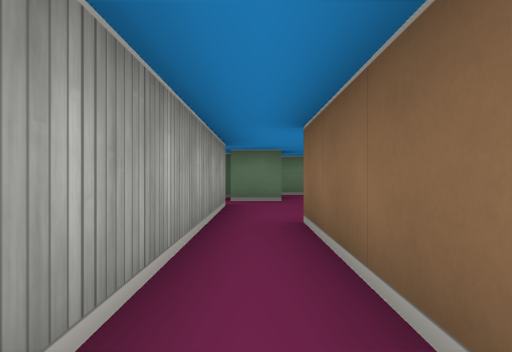
view 1 (above)

16 first-person views from a walk through a cub3D level. The camera is about half as high as the walls, looks level and sees 75° across. The floor is counted in squares. Each view is taken from the middle of a square. On the plan, view 1 faces up. The plan holds only what a view shows up to about 9 squares ahead; the rest is blank. The place goes on beyond the plan.

view 2
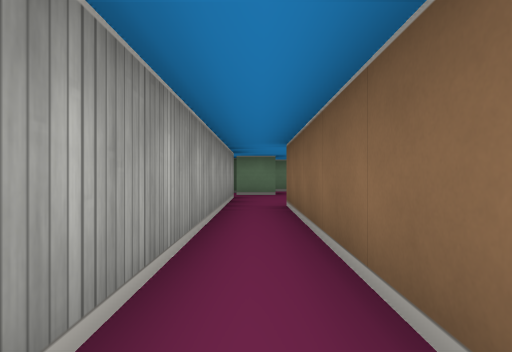

view 3
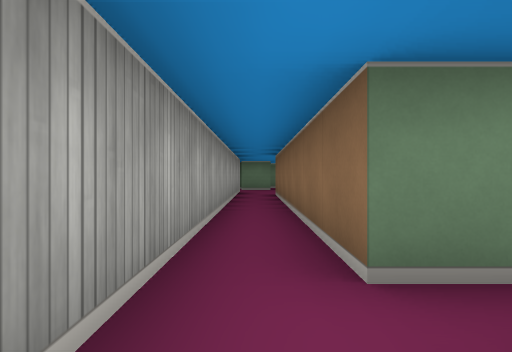

view 4
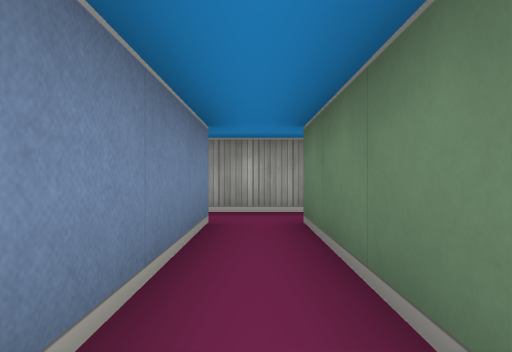

view 5
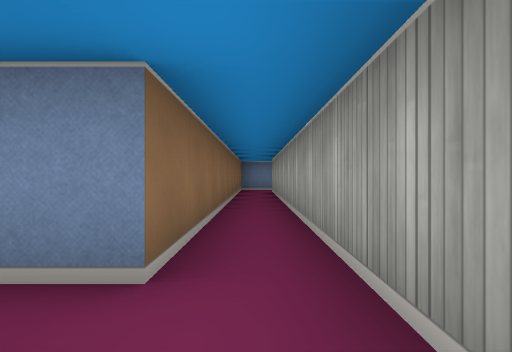

view 6
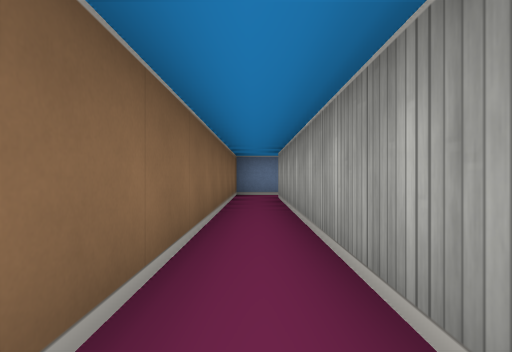

view 7
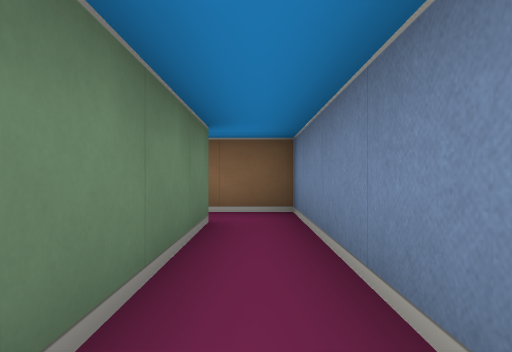

view 8
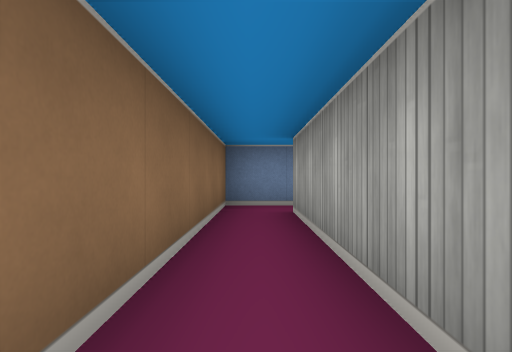

view 9
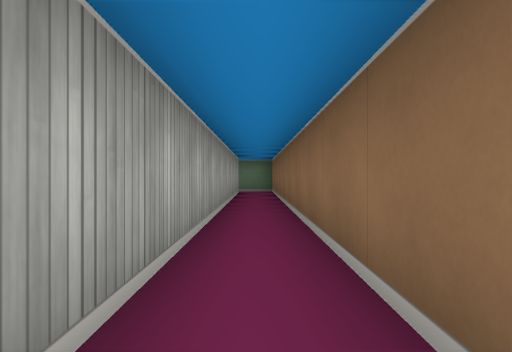

view 10
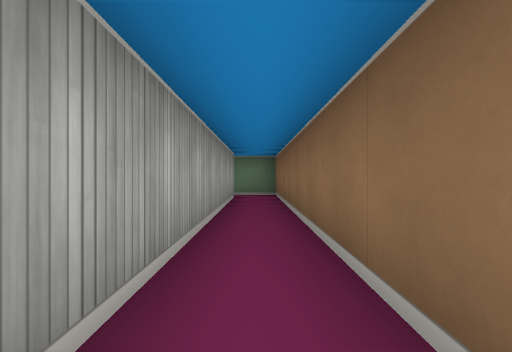

view 11
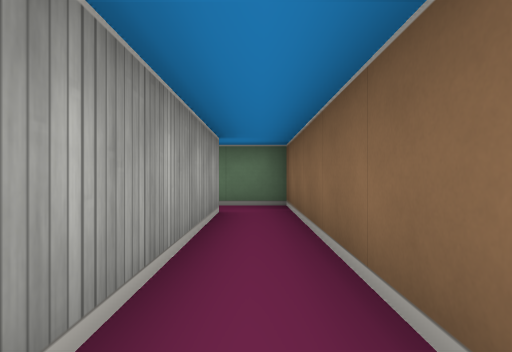

view 12
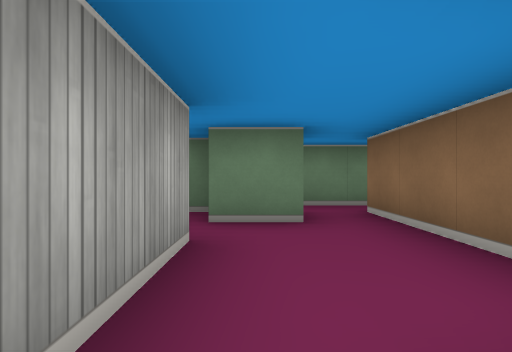

view 13
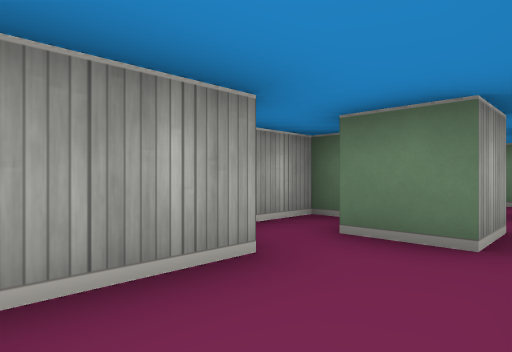

view 14
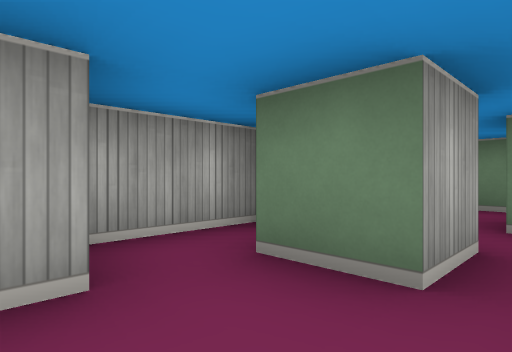

view 15
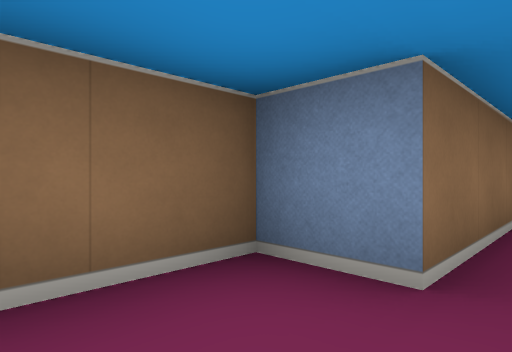

view 16
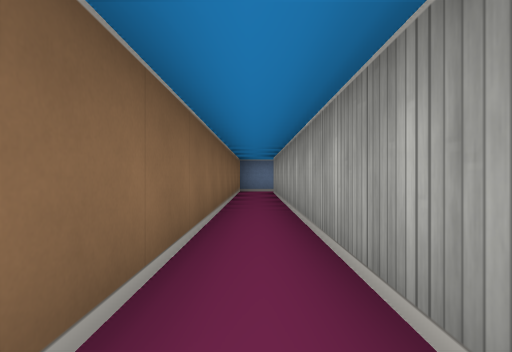

### Floor plan
Ten units are one square. View 1 is at (0, 0); x grows to the right and y downward. Boxes are objects, and circles mark ways between rooms. Rooms are numbered by the first view taken in them; rooms with no view inside come last. Other rooms are left out.
<svg viewBox="-20 -90 70 240">
<path fill="none" stroke="#000" d="M35 35 5 35 5 -35M-5 -36 -5 132M-6 145 5 145 5 45 35 45M35 -75 35 35M35 45 45 45 45 -85 34 -85M-5 -56 -5 -36M5 -35 15 -35 15 -75M-5 -75 -15 -75 -15 -58M5 -75 5 -65 -5 -65M19 -85 5 -85"/>
<circle cx="30" cy="40" r="3" fill="#2a7"/>
<circle cx="0" cy="-40" r="3" fill="#2a7"/>
<circle cx="25" cy="-80" r="3" fill="#2a7"/>
<circle cx="10" cy="-70" r="3" fill="#2a7"/>
<text x="0" y="50">1</text>
<text x="40" y="-20">2</text>
<text x="0" y="-50">3</text>
<text x="20" y="-80">4</text>
</svg>
Room 1 opens to room 2. Room 1 opens to room 3. Room 2 opens to room 4. Room 3 opens to room 4.

Where each view was taken, in squares from view 1:
view 1: 0 up, 0 right, facing up
view 2: 2 down, 0 right, facing up
view 3: 5 down, 0 right, facing up
view 4: 4 down, 4 right, facing left
view 5: 3 down, 0 right, facing down
view 6: 6 down, 0 right, facing down
view 7: 4 down, 0 right, facing right
view 8: 1 up, 4 right, facing down
view 9: 2 down, 4 right, facing up
view 10: 0 up, 4 right, facing up
view 11: 3 up, 4 right, facing up
view 12: 3 up, 0 right, facing up
view 13: 4 up, 1 right, facing up-left
view 14: 5 up, 1 right, facing up-left
view 15: 5 up, 0 right, facing down-right
view 16: 4 down, 0 right, facing down
